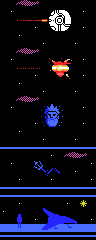

A 2D game scene composited from a Tiled map and its tileset images. What follows is a short description and the map's XML, with every tile layer's data as written:
An orthogonal 12x30 tile map with 8x8 px tiles, 1 tile layer (Tile Layer 1).

<map version="1.2" tiledversion="1.3.2" orientation="orthogonal" renderorder="right-down" compressionlevel="0" width="12" height="30" tilewidth="8" tileheight="8" infinite="0" nextlayerid="2" nextobjectid="1">
 <tileset firstgid="1" name="moai-tiles" tilewidth="8" tileheight="8" tilecount="256" columns="16">
  <image source="triton-ui-tiles.png" width="128" height="128" />
 </tileset>
 <layer id="1" name="Tile Layer 1" width="12" height="30">
  <data encoding="csv">
32,32,83,84,85,32,32,32,32,32,32,32,
32,81,32,32,32,32,122,123,124,32,81,32,
32,32,153,137,137,121,138,139,140,32,32,32,
32,32,32,32,81,32,154,155,156,32,81,32,
32,32,81,32,32,32,32,32,32,32,32,32,
32,32,32,32,32,81,32,32,32,81,32,32,
32,32,83,84,85,32,32,32,32,32,32,32,
32,81,32,32,32,32,149,150,104,32,81,32,
32,32,153,153,153,32,105,106,107,32,32,32,
32,32,32,32,81,32,32,111,112,32,81,32,
32,32,81,32,32,32,32,32,32,32,32,32,
32,32,32,32,32,81,32,32,32,81,32,32,
32,32,83,84,85,32,32,32,32,32,32,32,
32,81,32,32,32,125,126,127,32,32,81,32,
32,32,32,32,32,141,142,143,32,32,32,32,
32,32,32,32,81,157,158,159,32,32,81,32,
32,32,81,32,32,32,32,32,32,32,32,32,
32,32,32,32,32,81,32,32,32,81,32,32,
2,2,2,2,2,2,2,2,2,2,2,2,
32,32,32,32,32,32,81,32,83,84,85,32,
32,81,32,32,161,162,32,32,32,32,32,81,
32,32,32,32,163,164,165,166,32,81,32,32,
32,32,81,32,32,32,81,32,32,32,32,81,
2,2,2,2,2,2,2,2,2,2,2,2,
2,2,2,2,2,2,2,2,2,2,2,2,
32,32,81,32,32,32,32,32,81,32,82,32,
81,32,167,32,32,168,169,170,32,32,32,32,
32,32,171,32,81,172,64,7,173,174,32,81,
9,9,175,9,9,176,61,62,63,9,9,9,
2,2,2,2,2,2,2,2,2,2,2,2
</data>
 </layer>
</map>
